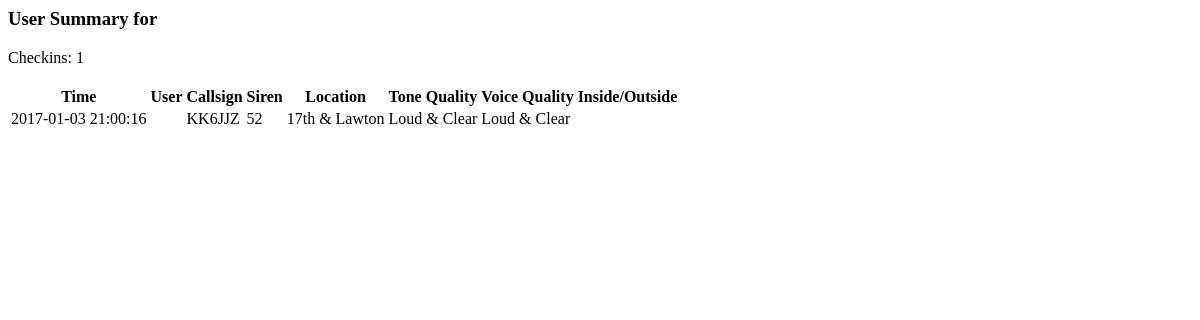
The page /user.php?callsign=KK6JJZ on the database as committed earlier.
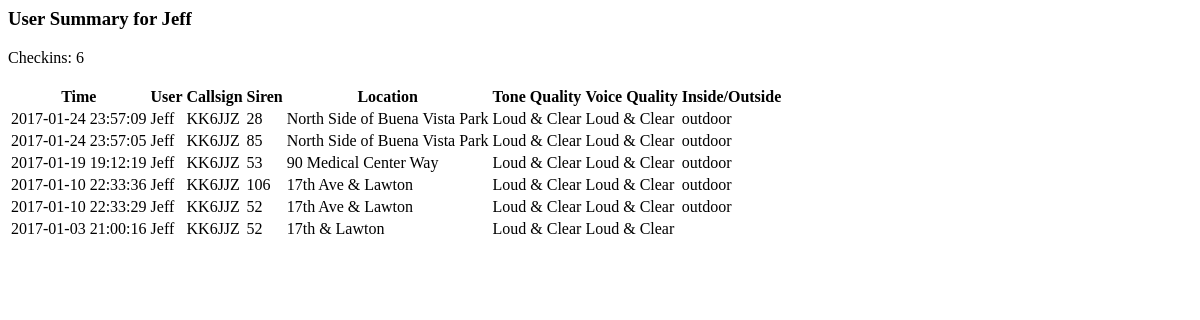
The same page on the database as committed later.
### tables this page shows
CREATE TABLE `Checkins` (
  `id` int(11) NOT NULL AUTO_INCREMENT,
  `user` varchar(100) NOT NULL,
  `entry_time` datetime NOT NULL,
  `siren` int(11) DEFAULT NULL,
  `callsign` varchar(11) DEFAULT NULL,
  `location` text,
  `tonequality` varchar(100) DEFAULT NULL,
  `voicequality` varchar(100) DEFAULT NULL,
  `insideout` varchar(20) DEFAULT NULL,
  PRIMARY KEY (`id`)
);

### user.php (the view, shortened to what this page needs)
<?php
require('phpsqlsearch_dbinfo.php');
$conn = new mysqli($servername, $username, $password, $dbname);
$callsign = mysqli_real_escape_string($conn, $_GET['callsign']);
$user_sql = "SELECT user, COUNT(*) AS magnitude FROM Checkins WHERE callsign = \"$callsign\" GROUP BY user ORDER BY magnitude DESC LIMIT 1";
        $user_result = $conn->query($user_sql);
        $user_row=mysqli_fetch_array($user_result);
    $user= $user_row['user'];
$sql="SELECT * FROM Checkins WHERE callsign=\"$callsign\" ORDER BY entry_time DESC";
$result = $conn->query($sql);
$counter = 0;
while($row = mysqli_fetch_array($result)) {
    $counter++;
    $entry_time = $row['entry_time'];
    $siren = $row['siren'];
    $callsign = $row['callsign'];
    $location = $row['location'];
    $tonequality = $row['tonequality'];
    $voicequality = $row['voicequality'];
    $insideout = $row['insideout'];
    $datastring = $datastring."<tr><td>$entry_time</td> <td>$user</td> <td>$callsign</td> <td>$siren<br></td> <td>$location</td> <td>$tonequality</td> <td>$voicequality</td><td>$insideout</td></tr>";
}
echo "<h3>User Summary for $user</h3>";
echo "Checkins: $counter";
echo "<table>";
echo "<th>Time</th> <th>User</th> <th>Callsign</th> <th>Siren</th> <th>Location</th> <th>Tone Quality</th> <th>Voice Quality</th> <th>Inside/Outside</th>";
echo "$datastring";
echo "</table>";
?>
<html>
 <head>
 </head>
<body>
</body>
</html>

Rows that differ between the two databases and show on the page:
added checkins: entry_time "2017-01-24 23:57:09", callsign "KK6JJZ", siren "28", location "North Side of Buena Vista Park", tonequality "Loud & Clear", voicequality "Loud & Clear", insideout "outdoor"
added checkins: entry_time "2017-01-24 23:57:05", callsign "KK6JJZ", siren "85", location "North Side of Buena Vista Park", tonequality "Loud & Clear", voicequality "Loud & Clear", insideout "outdoor"
added checkins: entry_time "2017-01-19 19:12:19", callsign "KK6JJZ", siren "53", location "90 Medical Center Way", tonequality "Loud & Clear", voicequality "Loud & Clear", insideout "outdoor"
added checkins: entry_time "2017-01-10 22:33:36", callsign "KK6JJZ", siren "106", location "17th Ave & Lawton", tonequality "Loud & Clear", voicequality "Loud & Clear", insideout "outdoor"
added checkins: entry_time "2017-01-10 22:33:29", callsign "KK6JJZ", siren "52", location "17th Ave & Lawton", tonequality "Loud & Clear", voicequality "Loud & Clear", insideout "outdoor"
Other text that changed with them:
$user: (not shown) → "Jeff"
$counter: "1" → "6"
$user: (not shown) → "Jeff Jeff Jeff Jeff Jeff Jeff"
